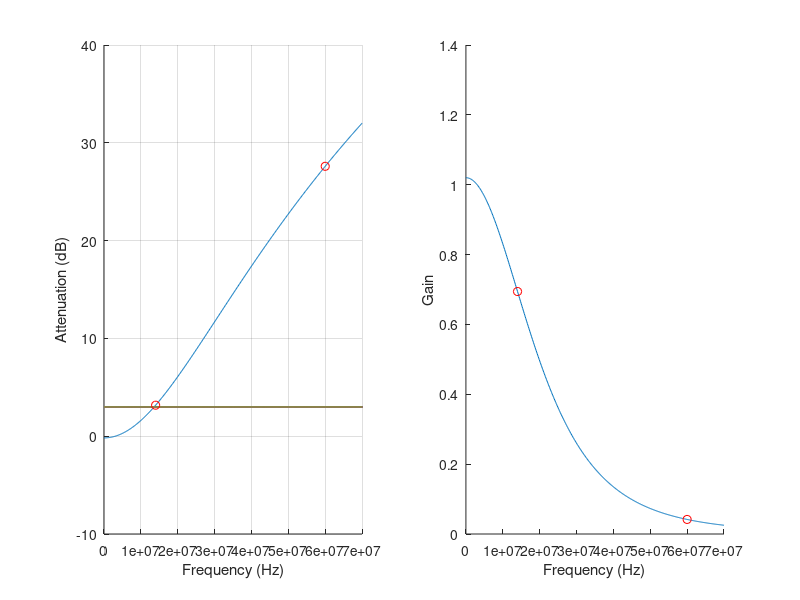

Recreate this plot in MATLAB.
#!/usr/bin/octave

%set values for our filter
R1=240;
R2=240;
C1=22e-12;
C2=22e-12;
RB=10;
RA=1000;
K=(RA+RB)/RA;
n=2;

%transfer function for nth order sallenkey with gain
function out = H(w,R1,R2,C1,C2,K,n)
	s=i*w;
	temp_out = (K/(R1*R2*C1*C2))./(s.^2 + (1/(R1*C1) + 1/(R2*C1) + (1-K)/(R2*C2)).*s + (1/(R1*R2*C1*C2)));
	out = temp_out.^n;
endfunction

%frequency plotting range with 500 data points
f = 0:70e6/500:70e6;

%do some plotting
subplot(1,2,1)
hold on
plot(f,-20*log10(abs(H(f*2*pi,R1,R2,C1,C2,K,n))))
grid on
xlabel('Frequency (Hz)')
ylabel('Attenuation (dB)')
%highlight plot points of interest with red circle
plot(f,3.*ones(length(f)))
plot(14e6,-20*log10(abs(H(14e6*2*pi,R1,R2,C1,C2,K,n))),'ro')
plot(60e6,-20*log10(abs(H(60e6*2*pi,R1,R2,C1,C2,K,n))),'ro')

subplot(1,2,2)
hold on
plot(f,abs(H(f*2*pi,R1,R2,C1,C2,K,n)))
xlabel('Frequency (Hz)')
ylabel('Gain')
%highlight plot points of interest with red circle
plot(14e6,abs(H(14e6*2*pi,R1,R2,C1,C2,K,n)),'ro')
plot(60e6,abs(H(60e6*2*pi,R1,R2,C1,C2,K,n)),'ro')
pause
